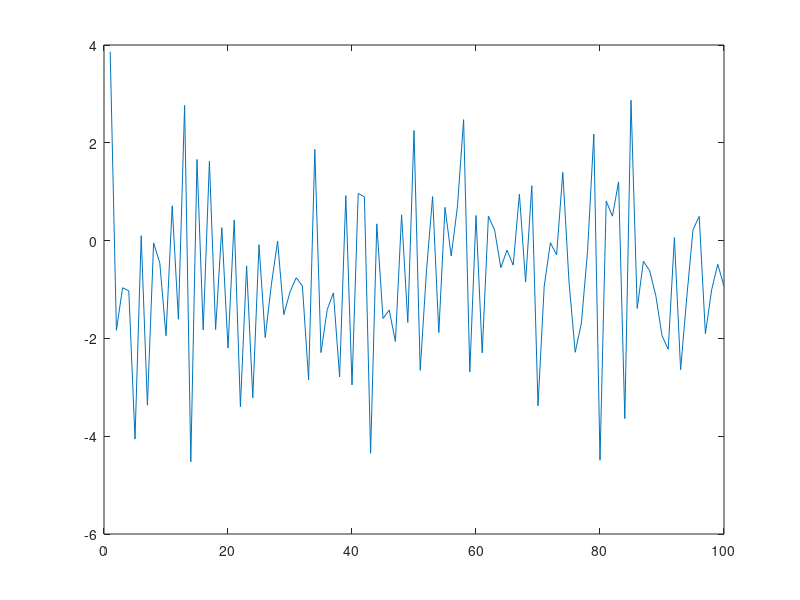

Here is the MATLAB script that generated this plot: (Note: this script raises an error after producing the figure.)
clear all
close all
clc
%% Generate Data %%
% Define parameters
T = 100;                                                                    % Number of time steps

% True parameter value
true_a = -0.5;

% Generate synthetic data
true_x = zeros(T,1);
obs_y = zeros(T,1);
true_x(1) = randn;                                                          % Initial state
obs_y(1) = true_x(1) + randn;                                               % Initial observation

for t = 2:T
    true_x(t) = true_a * exp(true_x(t-1)) + randn;                               % State transition equation
    obs_y(t) = true_x(t) + randn;                                           % Observation equation
end

plot(obs_y)

%%
% Define Observation and Transition densities
numParticles = [1000 2];
%ObservationDensity = @(y, state) state(:,1) + randn(numParticles(1), 1);      % Observation density,  p(y_k | x_k)  

ObservationDensity = @(y,state) normpdf(y,state(:,1),1); 
TransitionDensity = @(state, t) [state(:,2).*exp(state(:,1)), state(:,2)] + [1, 1/t] .* randn(numParticles);  % Transition density,   q(x_k+1 | x_k)

states = SMC_estimate(obs_y, ObservationDensity, TransitionDensity, numParticles);

%%
figure()
subplot(3,1,1)
plot(1:T,true_x)
hold on
plot(1:T,states(:,1))
legend('true x', 'estimated x')

subplot(3,1,2)
plot(1:T,true_a*ones(T,1))
hold on
plot(1:T,states(:,2))
legend('true a', 'estimated a')

subplot(3,1,3)
plot(1:T,abs(true_a*ones(T,1)-states(:,2)))
legend('a error')
%% Estimate the State Space %%
numParticles = 100;                                                        % Number of particles

% Define Observation and Transition densities
sigma_e = 1;
p = @(y,x) normpdf(y,x,sigma_e);                                            % Observation density,  p(y_k | x_k)
q = @(a,x) a .* exp(x) + randn(numParticles, 1);                                 % Transition density,   q(x_k+1 | x_k)

% Initialize particles
particles_x = randn(numParticles, 1);                                       % Initialize state particles randomly
particles_a = randn(numParticles, 1);                                       % Initialize parameter particles randomly

% Initialize weights
%weights = ones(numParticles, 1) / numParticles;

estimated_x = zeros(T,1);
estimated_a = zeros(T,1);

% SISR Algorithm
for t = 1:T
    % Mutation
    %particles_x = particles_a .* particles_x + randn(numParticles, 1);
    particles_x = q(particles_a, particles_x);
    particles_a = particles_a + 1/t * randn(numParticles,1);
    
    
    % Update weights
    weights = p(obs_y(t), particles_x);                                     % Measurement likelihood
    weights = weights / sum(weights);                                       % Normalize weights
    
    % Selection and Resampling
    resampledIndices = randsample(1:numParticles, numParticles, true, weights);
    particles_x = particles_x(resampledIndices);
    particles_a = particles_a(resampledIndices);

    % Reset weights
    %weights = ones(numParticles, 1) / numParticles;
    
    % Parameter estimation
    estimated_a(t) = sum(weights .* particles_a);                           % Simplified since weights are already normalized
    
    % State estimation
    estimated_x(t) = sum(weights .* particles_x);                           % Simplified since weights are already normalized
end


%%
figure()
subplot(3,1,1)
plot(1:T,true_x)
hold on
plot(1:T,estimated_x)
legend('true x', 'estimated x')

subplot(3,1,2)
plot(1:T,true_a*ones(T,1))
hold on
plot(1:T,estimated_a)
legend('true a', 'estimated a')

subplot(3,1,3)
plot(1:T,abs(true_a*ones(T,1)-estimated_a))
legend('a error')